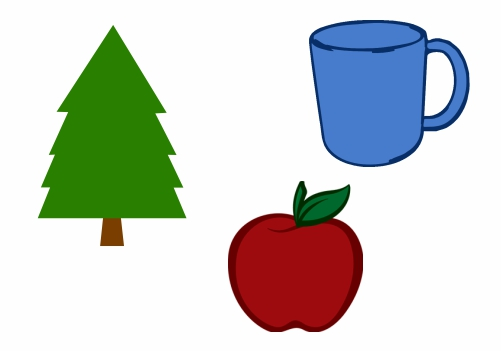
#> input picture data/objects.jpg, 501 x 351 px, found by its file name
$ jupyter execute work01_04_contornos_e_contagem_de_objetos.ipynb   (shell and % lines are left out)
#> lines starting #> are read from the running program, lines starting #| are printed output that depends on the picture; after the words box and inside, x2 and y2 are one past the last pixel; in counts of white or black regions, pixels touching at a corner belong together
# **Processamento de Imagens e Imagens**
Engenharia da Computação - 2021.01

**Wesley de Oliveira Mendes, 828.507**

## Tarefa 04 - Contornos e Contagem de Objetos
- Objetivo
    - Aplicar técnicas fundamentais de processamento de imagens.

### Download das imagens

### Imports

[cell 1]
import math
import cv2 as cv
import numpy as np
import matplotlib.pyplot as plt

### Code

#### Exercício 1
Utiliza técnicas de processamento de imagens para:
- Carregar uma imagem digital que contenha três objetos diferentes.
- Aplicar a técnica de bounding box (boundRect).
- Exibir o bounding bounding box de cada objeto.
- Apresentar na tela a quantidade de objetos.

[cell 2]
# Carregar uma imagem digital que contenha três objetos diferentes.
exe1_img1 = cv.imread('data/objects.jpg')
#> exe1_img1 is the input picture: shape (351, 501, 3); mean B, G, R 201, 207, 203.1

exe1_img1 = cv.cvtColor(exe1_img1, cv.COLOR_BGR2RGB)
exe1_img2 = cv.cvtColor(exe1_img1, cv.COLOR_RGB2GRAY)

[cell 3]
# Aplicar a técnica de bounding box (boundRect).
th, exe1_img2 = cv.threshold(exe1_img2, 127, 255, cv.THRESH_BINARY)
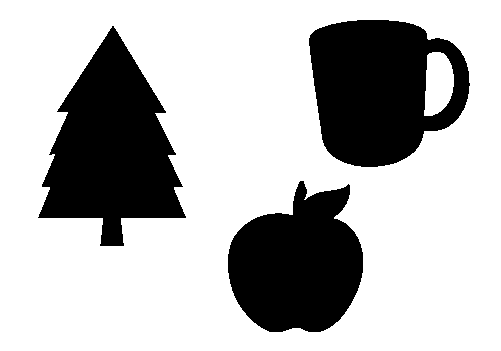
#> exe1_img2: shape (351, 501); 71.7% white; 3 black regions

outlines, order = cv.findContours(exe1_img2, cv.RETR_TREE, cv.CHAIN_APPROX_SIMPLE)
#> outlines = 5 contours; box (x1, y1, x2, y2) and area: (0, 0, 501, 351) 175000, (308, 19, 471, 168) 18620, (37, 25, 187, 247) 18478, (227, 180, 364, 333) 14888, (424, 52, 454, 116) 1431; order = [[-1, -1, 1, -1], [2, -1, -1, 0], [3, 1, -1, 0], [-1, 2, 4, 0], [-1, -1, -1, 3]]

exe1_img3 = exe1_img1.copy()
outlines = sorted(outlines, key=cv.contourArea)
cv.drawContours(exe1_img3, outlines, 1, (255, 0, 0), 5)
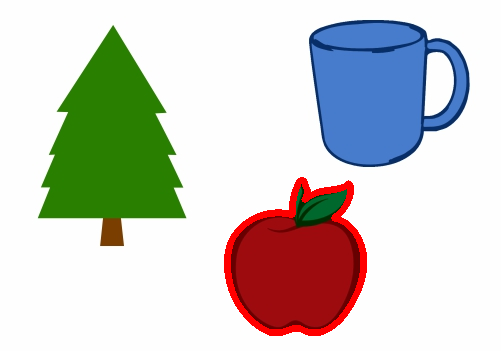
#> exe1_img3: shape (351, 501, 3); mean R, G, B 204.7, 204.1, 198.2

exe1_img4 = exe1_img1.copy()
exe1_img5 = exe1_img1.copy()

count_outlines = len(outlines)
#> count_outlines = 5

outlines.pop(4)
outlines.pop(0)

for contour in outlines:
    x, y, w, h = cv.boundingRect(contour)
    cv.rectangle(exe1_img4, (x, y), (x + w, y + h), (255, 0, 0), 5)

    (x, y), radius = cv.minEnclosingCircle(contour)
    center = (int(x), int(y))
    _ = cv.circle(exe1_img5, center, int(radius), (255, 0, 0), 5)
#> this loop made 3 passes
#> (w, h, radius, center) on passes 1 to 3: (137, 153, 84.55, (304, 255)), (150, 222, 110.8, (111, 135)), (163, 149, 87.97, (382, 84))
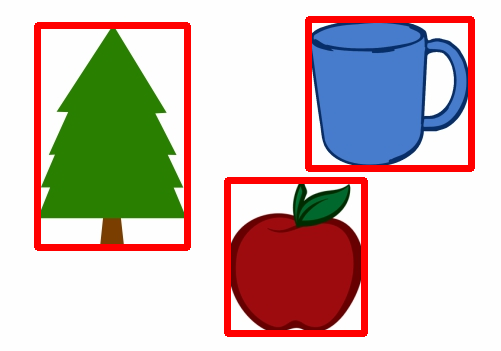
#> exe1_img4: shape (351, 501, 3); mean R, G, B 203.9, 188.1, 182.1
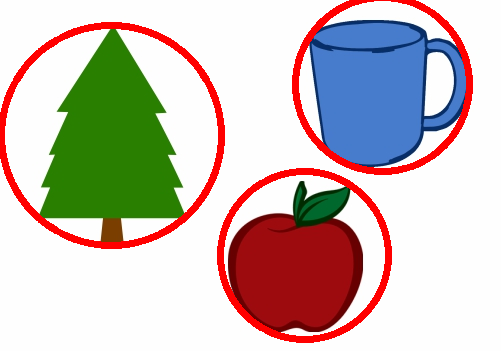
#> exe1_img5: shape (351, 501, 3); mean R, G, B 203.9, 190.3, 184.2

[cell 4]
# Exibir o bounding bounding box de cada objeto.
plt.figure(figsize=(16, 12))
plt.subplot(131), plt.imshow(exe1_img1), plt.title('Original')
plt.subplot(132), plt.imshow(exe1_img4), plt.title('Bounding Box')
plt.show()

[cell 5]
# Apresentar na tela a quantidade de objetos.
print(f'Quantidade de contornos encontrados: {count_outlines}')
#| Quantidade de contornos encontrados: 5
print(f'Quantidade de contornos utilizados: {len(outlines)}')
#| Quantidade de contornos utilizados: 3

#### Exercício 2
Utiliza técnicas de processamento de imagens para:
- Carregar uma imagem digital da sua preferência.
- Demonstrar o uso da técnica de Polígono Delimitador Aproximado (approxPolyDP).
- Demonstrar o uso da técnica de Convex Hull (convexHull).

[cell 6]
# Carregar uma imagem digital da sua preferência.
exe2_img1 = cv.imread('data/apple.jpg')
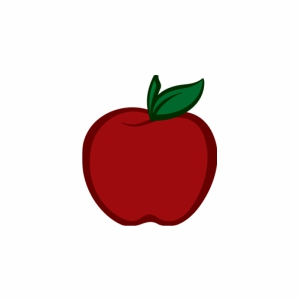
#> input picture data/apple.jpg, 300 x 300 px, found by its file name
#> exe2_img1 is the input picture: shape (300, 300, 3); mean B, G, R 214.7, 215.3, 233.7

exe2_img1 = cv.cvtColor(exe2_img1, cv.COLOR_BGR2RGB)
exe2_img2 = cv.cvtColor(exe2_img1, cv.COLOR_RGB2GRAY)

[cell 7]
# Demonstrar o uso da técnica de Polígono Delimitador Aproximado (approxPolyDP).
exe2_img2 = (255 - exe2_img2)  # inverte image color

th, exe2_img2 = cv.threshold(exe2_img2, 127, 255, cv.THRESH_BINARY)
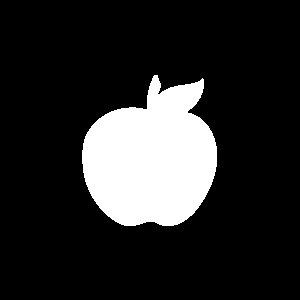
#> exe2_img2: shape (300, 300); 16.3% white; 1 white region
outlines, order = cv.findContours(exe2_img2, cv.RETR_EXTERNAL, cv.CHAIN_APPROX_SIMPLE)
#> outlines = 1 contour; box (x1, y1, x2, y2) and area: (82, 75, 217, 226) 14406; order = [[-1, -1, -1, -1]]

exe2_img3 = np.zeros((exe2_img1.shape[0], exe2_img1.shape[1]), dtype=np.uint8)
exe2_img3 = cv.cvtColor(exe2_img3, cv.COLOR_GRAY2RGB)
#> exe2_img3: shape (300, 300, 3); every value is 0

contour = outlines[0]
#> contour = contour of 235 points, box (x1, y1, x2, y2) (82, 75, 217, 226), area 14406
epsilon = 0.009 * cv.arcLength(contour, True)
#> epsilon = 4.92
aprox = cv.approxPolyDP(contour, epsilon, True)
#> aprox = contour of 14 points, box (x1, y1, x2, y2) (85, 75, 217, 225), area 13596
_ = cv.drawContours(exe2_img3, [aprox], -1, (255, 0, 0), 2)
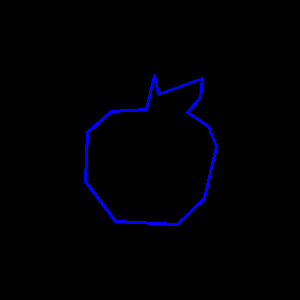
#> exe2_img3: shape (300, 300, 3); mean B, G, R 4.3, 0, 0

plt.figure(figsize=(10, 8))
plt.subplot(131), plt.imshow(exe2_img1), plt.title('Original')
plt.subplot(132), plt.imshow(exe2_img2, cmap='binary'), plt.title('Binary')
plt.subplot(133), plt.imshow(exe2_img3), plt.title('Polígono Delimitador Aproximado')
plt.show()
#> figure, not shown here; B, G, R data is drawn as R, G, B

[cell 8]
# Demonstrar o uso da técnica de Convex Hull (convexHull).
exe2_img4 = np.zeros((exe2_img1.shape[0], exe2_img1.shape[1]), dtype=np.uint8)
exe2_img4 = cv.cvtColor(exe2_img4, cv.COLOR_GRAY2RGB)

hull = cv.convexHull(contour)
#> hull = contour of 38 points, box (x1, y1, x2, y2) (82, 75, 217, 226), area 15918
_ = cv.drawContours(exe2_img4, [hull], -1, (255, 0, 0), 3)
#> exe2_img4: shape (300, 300, 3); mean B, G, R 6.4, 0, 0

plt.figure(figsize=(10, 8))
plt.subplot(131), plt.imshow(exe2_img1), plt.title('Original')
plt.subplot(132), plt.imshow(exe2_img2, cmap='binary'), plt.title('Binary')
plt.subplot(133), plt.imshow(exe2_img4), plt.title('Convex Hull')
plt.show()
#> figure, not shown here; B, G, R data is drawn as R, G, B

#### Exercício 3
Utiliza técnicas de processamento de imagens para:
- Carregar a imagem abaixo:
    - https://drive.google.com/file/d/1g4EAgCO8MpP5w3EYV7GOU0eBbHuYAgDq/view?usp=sharing

- Aplicar a técnica Minimum Enclosing Circle e exibir o contornos das circunferências.
- Determinar a área da circunferência de cada moeda.
- Apresentar os resultados.

[cell 9]
# Carregar a imagem abaixo:
# https://drive.google.com/file/d/1g4EAgCO8MpP5w3EYV7GOU0eBbHuYAgDq/view?usp=sharing
exe3_img1 = cv.imread('data/coin.jpg')
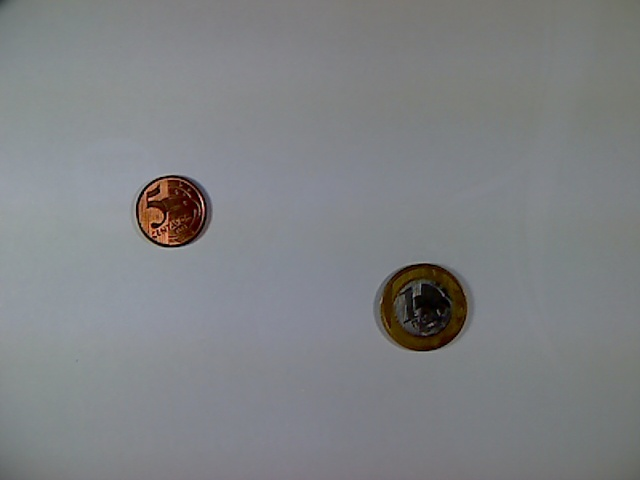
#> input picture data/coin.jpg, 640 x 480 px, found by its file name
#> exe3_img1 is the input picture: shape (480, 640, 3); mean B, G, R 132.2, 129.7, 127.3

exe3_img1 = cv.cvtColor(exe3_img1, cv.COLOR_BGR2RGB)
exe3_img2 = cv.cvtColor(exe3_img1, cv.COLOR_RGB2GRAY)

[cell 10]
# Aplicar a técnica Minimum Enclosing Circle e exibir o outlines das circunferências.
th, exe3_img2 = cv.threshold(exe3_img2, 50, 255, cv.THRESH_BINARY)
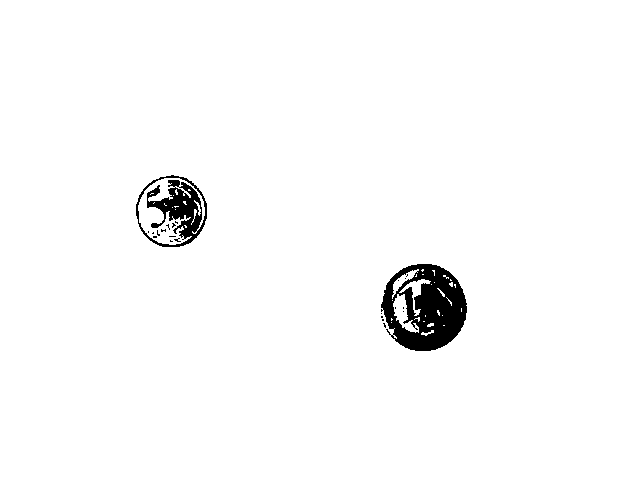
#> exe3_img2: shape (480, 640); 97.8% white; 23 black regions (21 under 20 px)
outlines, order = cv.findContours(exe3_img2, cv.RETR_TREE, cv.CHAIN_APPROX_SIMPLE)
#> outlines = 73 contours, 65 with area under 20; largest, box (x1, y1, x2, y2) and area: (0, 0, 640, 480) 306081, (380, 263, 468, 352) 5926, (135, 174, 208, 248) 4121, (138, 178, 205, 245) 1611, (393, 294, 419, 333) 372, (399, 279, 431, 316) 210, (392, 269, 419, 299) 170, (167, 179, 181, 188) 90; order = 73 rows, first 6: [-1, -1, 1, -1], [2, -1, -1, 0], [3, 1, -1, 0], [4, 2, -1, 0], [5, 3, -1, 0], [6, 4, -1, 0]

exe3_img3 = exe3_img1.copy()
outlines = sorted(outlines, key=cv.contourArea)
cv.drawContours(exe3_img3, outlines, 1, (255, 0, 0), 10)
#> exe3_img3: shape (480, 640, 3); mean R, G, B 127.3, 129.7, 132.2

exe3_img4 = exe3_img1.copy()
exe3_img5 = exe3_img1.copy()

circle_radius = []

for contour in outlines[-3:-1]:
    (x, y), radius = cv.minEnclosingCircle(contour)
    circle_radius.append(radius)
    center = (int(x), int(y))
    _ = cv.circle(exe3_img5, center, int(radius), (255, 0, 0), 5)
#> this loop made 2 passes
#> (x, y, radius, center) on passes 1 to 2: (171.3, 211.1, 37.11, (171, 211)), (423.3, 307.1, 44.92, (423, 307))
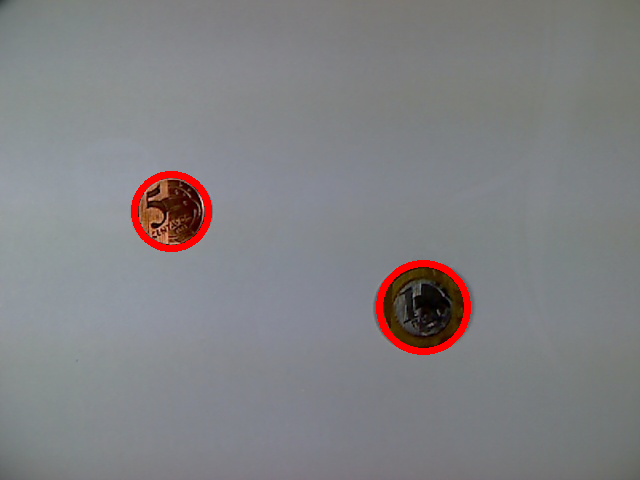
#> exe3_img5: shape (480, 640, 3); mean R, G, B 129.2, 128.8, 131.3
#> after the loop, circle_radius = [37.11, 44.92]

# Apresentar os resultados.
plt.figure(figsize=(16, 12))
plt.subplot(131), plt.imshow(exe3_img1), plt.title('Original')
plt.subplot(132), plt.imshow(exe3_img5), plt.title('Minimum Enclosing Circle')
plt.show()

[cell 11]
# Determinar a área da circunferência de cada moeda.
circle_radius.sort()

area1 = math.pi * (circle_radius[0]**2)
#> area1 = 4326.6
area2 = math.pi * (circle_radius[1]**2)
#> area2 = 6340.3

print(f'Área da Circunferência Moeda 5 centavos: {area1:.2f}')
#| Área da Circunferência Moeda 5 centavos: 4326.62
print(f'Área da Circunferência Moeda 1 real: {area2:.2f}')
#| Área da Circunferência Moeda 1 real: 6340.25
